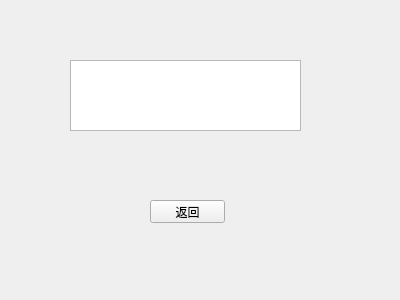
<?xml version="1.0" encoding="UTF-8"?>
<ui version="4.0">
 <class>dialog</class>
 <widget class="QWidget" name="dialog">
  <property name="geometry">
   <rect>
    <x>0</x>
    <y>0</y>
    <width>400</width>
    <height>300</height>
   </rect>
  </property>
  <property name="windowTitle">
   <string>Form</string>
  </property>
  <widget class="QTextEdit" name="textEdit">
   <property name="geometry">
    <rect>
     <x>70</x>
     <y>60</y>
     <width>231</width>
     <height>71</height>
    </rect>
   </property>
  </widget>
  <widget class="QPushButton" name="pushButton">
   <property name="geometry">
    <rect>
     <x>150</x>
     <y>200</y>
     <width>75</width>
     <height>23</height>
    </rect>
   </property>
   <property name="text">
    <string>返回</string>
   </property>
  </widget>
 </widget>
 <resources/>
 <connections/>
</ui>
